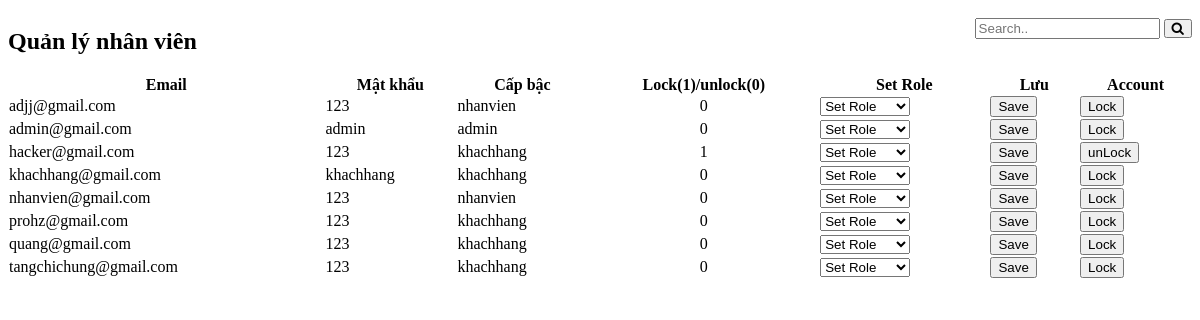
/admin/NhanVien.php, run on an earlier commit of the app's database.
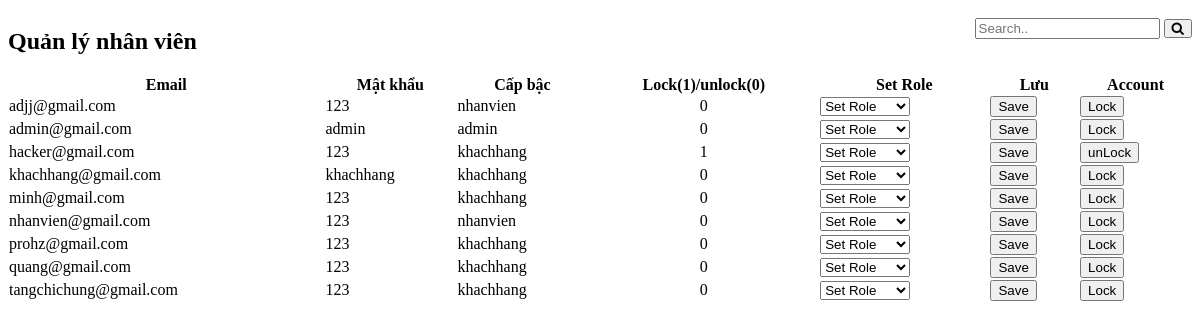
And on a later commit of the database.
### tables this page shows
CREATE TABLE `tbltaikhoan` (
  `email` varchar(30) NOT NULL,
  `matkhau` varchar(30) NOT NULL,
  `capbac` varchar(30) NOT NULL,
  `Del` int(11) NOT NULL
);

### admin/NhanVien.php (the view, shortened to what this page needs)
<link rel="stylesheet" href="https://cdnjs.cloudflare.com/ajax/libs/font-awesome/4.7.0/css/font-awesome.min.css">
<div class="card">
	<div class="card-header">
		<div class="title"><h2>Quản lý nhân viên</h2></div>
		<div class="search-container">
    		<form action="code.php" method="post">
      			<input type="text" placeholder="Search.." name="search">
      			<button type="submit" name="btnSearch"><i class="fa fa-search"></i></button>
    		</form>
  		</div>
	</div>
	<div class="card-body">
	<div class="table-responsive">
<?php
    $connection = mysqli_connect("localhost", "root", "", "webdb");
	$query = "SELECT * FROM tbltaikhoan";
	$query_run = mysqli_query($connection, $query);
?>
<table class="table table-bordered" id="datatable" width="100%" cellspacing="0">
	<thead>
		<tr>
			<th>Email</th>
			<th>Mật khẩu</th>
			<th>Cấp bậc</th>
			<th>Lock(1)/unlock(0)</th>
			<th>Set Role</th>
			<th>Lưu</th>
			<th>Account</th>
		</tr>
	</thead>
	<tbody>
	<?php
        if (mysqli_num_rows($query_run)>0) {
            while ($row = mysqli_fetch_assoc($query_run)) {
                ?>
<form action="code.php"  method="POST">
					<tr>
			<td><?php echo $row['email']; ?></td>
			<td><?php echo $row['matkhau']; ?></td>
			<td><?php echo $row['capbac']; ?></td>
			<td style="text-align:center;"><?php echo $row['Del'] ?></td>
			<td>
					<select name="selectRole">
					<option value="khachhang">Set Role</option>
					</select>
			</td>
			<td>
					<button type="submit" class="btn btn-outline-success" name="btn_Save">Save</button>
			</td>
			<?php
				if( $row['Del'] == 0)
				echo '<td><form action="code.php"  method="POST">
				<button type="submit" class="btn btn-outline-dark" name="btn_Lock">Lock</button>
				</td>';
				else
				echo '<td>	<form action="code.php"  method="POST">
				<button type="submit" class="btn btn-outline-info" name="btn_unLock">unLock</button>
				</td>';
			?>
		</tr>
		</form>
		<?php
            }
        } else {
            echo "Không tìm thấy nhân viên";
        }
        ?>
	</tbody>
</table>
</div>
	</div>
</div>

What changed in the data, as far as the page shows it:
added tbltaikhoan: email "minh@gmail.com", matkhau "123", capbac "khachhang", Del "0", shows "Lock"
